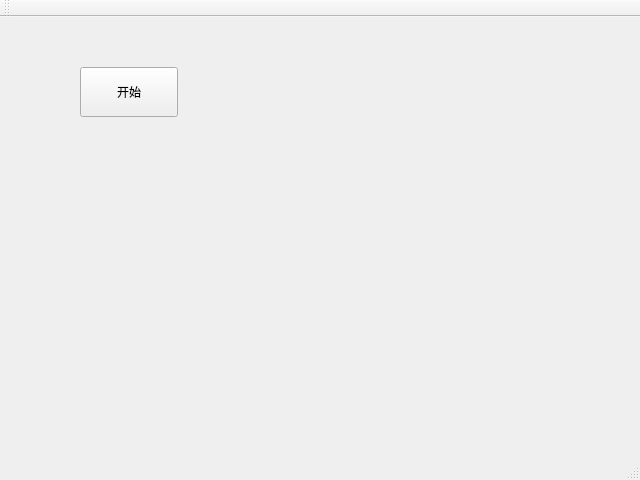
<?xml version="1.0" encoding="UTF-8"?>
<ui version="4.0">
 <class>MainWindow</class>
 <widget class="QMainWindow" name="MainWindow">
  <property name="geometry">
   <rect>
    <x>0</x>
    <y>0</y>
    <width>640</width>
    <height>480</height>
   </rect>
  </property>
  <property name="windowTitle">
   <string>MainWindow</string>
  </property>
  <widget class="QWidget" name="centralWidget">
   <widget class="QPushButton" name="PB_start">
    <property name="geometry">
     <rect>
      <x>80</x>
      <y>50</y>
      <width>98</width>
      <height>50</height>
     </rect>
    </property>
    <property name="sizePolicy">
     <sizepolicy hsizetype="Minimum" vsizetype="Preferred">
      <horstretch>0</horstretch>
      <verstretch>0</verstretch>
     </sizepolicy>
    </property>
    <property name="text">
     <string>开始</string>
    </property>
   </widget>
  </widget>
  <widget class="QMenuBar" name="menuBar">
   <property name="geometry">
    <rect>
     <x>0</x>
     <y>0</y>
     <width>640</width>
     <height>28</height>
    </rect>
   </property>
  </widget>
  <widget class="QToolBar" name="mainToolBar">
   <attribute name="toolBarArea">
    <enum>TopToolBarArea</enum>
   </attribute>
   <attribute name="toolBarBreak">
    <bool>false</bool>
   </attribute>
  </widget>
  <widget class="QStatusBar" name="statusBar"/>
 </widget>
 <layoutdefault spacing="6" margin="11"/>
 <resources/>
 <connections/>
</ui>
